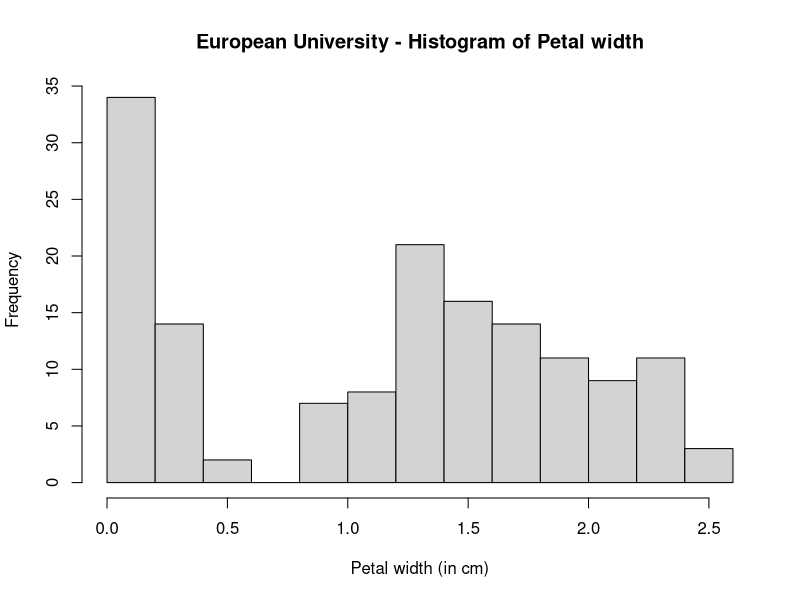

The R source for this figure:
# 21838529 FERNANDEZ MORIN MARIA ########
# Title: Navigating the RStudio UI (user interface) ####
# File: Navigating through R UI
# Project: R_EssT_1; R Essential Training, Part 1:
#         Wrangling and Visualizing Data

# INSTALL AND LOAD PACKAGES #############

# Load base packages
library(datasets) # importing datasets
num1 <-30
# LOAD AND PREPARE DATA #################
?iris # help about iris dataset
df <- iris #create var called df and assign iris dataset
head(df) # print first elements
df

# ANALIZE DATA ##########################
hist(df$Petal.Width,
  main = "European University - Histogram of Petal width",
  xlab = "Petal width (in cm)")

# EXERCICE (Petal Length) and (Species)

# CLEAN UP ##############################

# Clear environment
rm(list = ls()) #borra variables globales

# Clear packages
detach("package:datasets", unload = TRUE) # For base

# Clear plots
graphics.off() # Clears plots, closes all graphics devices

#Clear console
cat("\014") # ctrl+L
